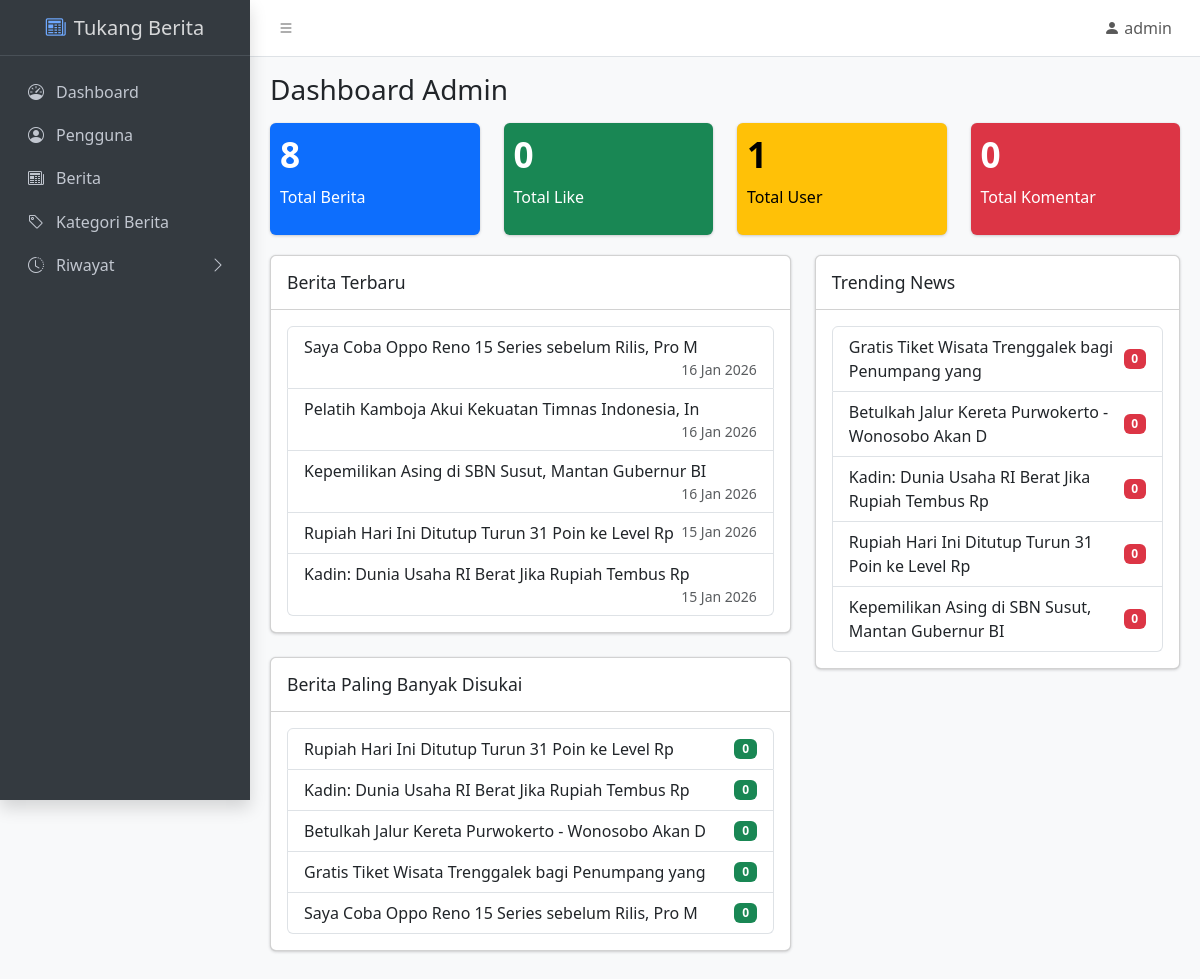
/admin/index.php (signed in), run on the app's committed database.
### tables this page shows
CREATE TABLE `news` (
  `id` int(11) NOT NULL,
  `title` varchar(50) NOT NULL,
  `category_id` int(11) NOT NULL,
  `thumbnail` varchar(255) NOT NULL,
  `content` text NOT NULL,
  `views` int(11) NOT NULL DEFAULT 0,
  `created_at` timestamp NOT NULL DEFAULT current_timestamp()
);

### admin/index.php (the view)
<?php
include("../layouts/header-admin.php");
include("../db/index.php");
$newsCount    = mysqli_fetch_assoc(mysqli_query($koneksi,"SELECT COUNT(*) AS total FROM news"));
$likeCount    = mysqli_fetch_assoc(mysqli_query($koneksi,"SELECT COUNT(*) AS total FROM likes"));
$userCount    = mysqli_fetch_assoc(mysqli_query($koneksi,"SELECT COUNT(*) AS total FROM users"));
$commentCount = mysqli_fetch_assoc(mysqli_query($koneksi,"SELECT COUNT(*) AS total FROM comments"));
$latestNews = mysqli_query($koneksi,"
  SELECT id,title,created_at
  FROM news
  ORDER BY created_at DESC
  LIMIT 5
");
$topLiked = mysqli_query($koneksi,"
  SELECT n.title, COUNT(l.id) AS total_like
  FROM news n
  LEFT JOIN likes l ON n.id = l.news_id
  GROUP BY n.id
  ORDER BY total_like DESC
  LIMIT 5
");
$trending = mysqli_query($koneksi,"
  SELECT title, views
  FROM news
  ORDER BY views DESC
  LIMIT 5
");
?>
<main class="app-main">
  <div class="app-content-header">
    <div class="container-fluid">
      <div class="row">
        <div class="col-sm-6">
          <h3 class="mb-0">Dashboard Admin</h3>
        </div>
      </div>
    </div>
  </div>
  <div class="app-content">
    <div class="container-fluid">
      <div class="row">
        <div class="col-lg-3 col-6">
          <div class="small-box text-bg-primary">
            <div class="inner">
              <h3><?= $newsCount['total']; ?></h3>
              <p>Total Berita</p>
            </div>
          </div>
        </div>
        <div class="col-lg-3 col-6">
          <div class="small-box text-bg-success">
            <div class="inner">
              <h3><?= $likeCount['total']; ?></h3>
              <p>Total Like</p>
            </div>
          </div>
        </div>
        <div class="col-lg-3 col-6">
          <div class="small-box text-bg-warning">
            <div class="inner">
              <h3><?= $userCount['total']; ?></h3>
              <p>Total User</p>
            </div>
          </div>
        </div>
        <div class="col-lg-3 col-6">
          <div class="small-box text-bg-danger">
            <div class="inner">
              <h3><?= $commentCount['total']; ?></h3>
              <p>Total Komentar</p>
            </div>
          </div>
        </div>
      </div>
      <div class="row">
        <div class="col-lg-7">
          <div class="card mb-4">
            <div class="card-header">
              <h3 class="card-title">Berita Terbaru</h3>
            </div>
            <div class="card-body">
              <ul class="list-group">
                <?php while($n = mysqli_fetch_assoc($latestNews)): ?>
                <li class="list-group-item">
                  <?= $n['title']; ?>
                  <small class="text-muted float-end"><?= date("d M Y", strtotime($n['created_at'])); ?></small>
                </li>
                <?php endwhile; ?>
              </ul>
            </div>
          </div>
          <div class="card mb-4">
            <div class="card-header">
              <h3 class="card-title">Berita Paling Banyak Disukai</h3>
            </div>
            <div class="card-body">
              <ul class="list-group">
                <?php while($l = mysqli_fetch_assoc($topLiked)): ?>
                <li class="list-group-item d-flex justify-content-between align-items-center">
                  <?= $l['title']; ?>
                  <span class="badge bg-success">
                    <i class="fas fa-thumbs-up"></i> <?= $l['total_like']; ?>
                  </span>
                </li>
                <?php endwhile; ?>
              </ul>
            </div>
          </div>
        </div>
        <div class="col-lg-5">
          <div class="card mb-4">
            <div class="card-header">
              <h3 class="card-title">Trending News</h3>
            </div>
            <div class="card-body">
              <ul class="list-group">
                <?php while($t = mysqli_fetch_assoc($trending)): ?>
                <li class="list-group-item d-flex justify-content-between align-items-center">
                  <?= $t['title']; ?>
                  <span class="badge bg-danger">
                    <i class="far fa-eye"></i> <?= $t['views']; ?>
                  </span>
                </li>
                <?php endwhile; ?>
              </ul>
            </div>
          </div>
        </div>
      </div>
    </div>
  </div>
</main>
<?php include("../layouts/footer-admin.php"); ?>

### layouts/header-admin.php (shortened to what this page needs)
<!doctype html>
<html lang="en">
<head>
  <link rel="stylesheet" href="https://cdn.jsdelivr.net/npm/@fontsource/source-sans-3@5.0.12/index.css"
 media="print"
    onload="this.media='all'" />
  <link rel="stylesheet" href="https://cdn.jsdelivr.net/npm/overlayscrollbars@2.11.0/styles/overlayscrollbars.min.css"
 />
  <link rel="stylesheet" href="https://cdn.jsdelivr.net/npm/bootstrap-icons@1.13.1/font/bootstrap-icons.min.css"
 />
  <link rel="stylesheet" href="/Tukang-Berita/css/adminlte.css" />
  <link rel="stylesheet" href="https://cdn.jsdelivr.net/npm/apexcharts@3.37.1/dist/apexcharts.css"
 />
  <link rel="stylesheet" href="https://cdn.jsdelivr.net/npm/jsvectormap@1.5.3/dist/css/jsvectormap.min.css"
 />
  <link href="https://cdn.datatables.net/v/bs5/dt-2.3.6/datatables.min.css" rel="stylesheet"
>
  <link rel="stylesheet" href="https://cdn.datatables.net/2.3.6/css/dataTables.bootstrap5.css">
</head>
<body class="layout-fixed sidebar-expand-lg sidebar-open bg-body-tertiary">
  <div class="app-wrapper">
    <nav class="app-header navbar navbar-expand bg-body">
      <div class="container-fluid">
        <ul class="navbar-nav">
          <li class="nav-item">
            <a class="nav-link" data-lte-toggle="sidebar" href="#" role="button">
              <i class="bi bi-list"></i>
            </a>
          </li>
        </ul>
        <ul class="navbar-nav ms-auto">
          <li class="nav-item dropdown user-menu">
            <a href="#" class="nav-link dropdown-toggle" data-bs-toggle="dropdown">
              <i class="bi bi-person-fill"></i>
              <span class="d-none d-md-inline"><?= $_SESSION['user_name'] ?></span>
            </a>
          </li>
        </ul>
      </div>
    </nav>
    <aside class="app-sidebar bg-body-secondary shadow" data-bs-theme="dark">
      <div class="sidebar-brand">
        <a href="/Tukang-Berita/index.php" class="brand-link">
          <i class="bi bi-newspaper"></i>
          <span class="brand-text fw-light">Tukang Berita</span>
        </a>
      </div>
      <div class="sidebar-wrapper">
        <nav class="mt-2">
          <ul class="nav sidebar-menu flex-column" data-lte-toggle="treeview" role="navigation"
            aria-label="Main navigation" data-accordion="false" id="navigation">
            <li class="nav-item">
              <a href="index.php" class="nav-link">
                <i class="nav-icon bi bi-speedometer"></i>
                <p>Dashboard</p>
              </a>
            </li>
            <li class="nav-item">
              <a href="/Tukang-Berita/admin/users.php" class="nav-link">
                <i class="nav-icon bi bi-person-circle"></i>
                <p>Pengguna</p>
              </a>
            </li>
            <li class="nav-item">
              <a href="/Tukang-Berita/admin/news.php" class="nav-link">
                <i class="nav-icon bi bi-newspaper"></i>
                <p>Berita</p>
              </a>
            </li>
            <li class="nav-item">
              <a href="/Tukang-Berita/admin/category.php" class="nav-link">
                <i class="nav-icon bi bi-tag"></i>
                <p>Kategori Berita</p>
              </a>
            </li>
            <li class="nav-item">
              <a href="#" class="nav-link">
                <i class="nav-icon bi bi-clock-history"></i>
                <p>
                  Riwayat
                </p>
              </a>
            </li>
          </ul>
        </nav>
      </div>
    </aside>

### layouts/footer-admin.php (shortened to what this page needs)
 </div>
</body>
</html>

### data on the page
news: title "Saya Coba Oppo Reno 15 Series sebelum Rilis, Pro M", created_at "16 Jan 2026"
news: title "Pelatih Kamboja Akui Kekuatan Timnas Indonesia, In", created_at "16 Jan 2026"
news: title "Kepemilikan Asing di SBN Susut, Mantan Gubernur BI", created_at "16 Jan 2026", views "0"
news: title "Rupiah Hari Ini Ditutup Turun 31 Poin ke Level Rp", created_at "15 Jan 2026", views "0"
news: title "Kadin: Dunia Usaha RI Berat Jika Rupiah Tembus Rp", created_at "15 Jan 2026", views "0"
news: title "Gratis Tiket Wisata Trenggalek bagi Penumpang yang", views "0"
news: title "Betulkah Jalur Kereta Purwokerto - Wonosobo Akan D", views "0"

### other printed values
$_SESSION['user_name'] "admin"
$newsCount['total'] "8"
$likeCount['total'] "0"
$userCount['total'] "1"
$commentCount['total'] "0"
$l['title'] "Rupiah Hari Ini Ditutup Turun 31 Poin ke Level Rp"
$l['total_like'] "0"
$l['title'] "Kadin: Dunia Usaha RI Berat Jika Rupiah Tembus Rp"
$l['title'] "Betulkah Jalur Kereta Purwokerto - Wonosobo Akan D"
$l['title'] "Gratis Tiket Wisata Trenggalek bagi Penumpang yang"
$l['title'] "Saya Coba Oppo Reno 15 Series sebelum Rilis, Pro M"
